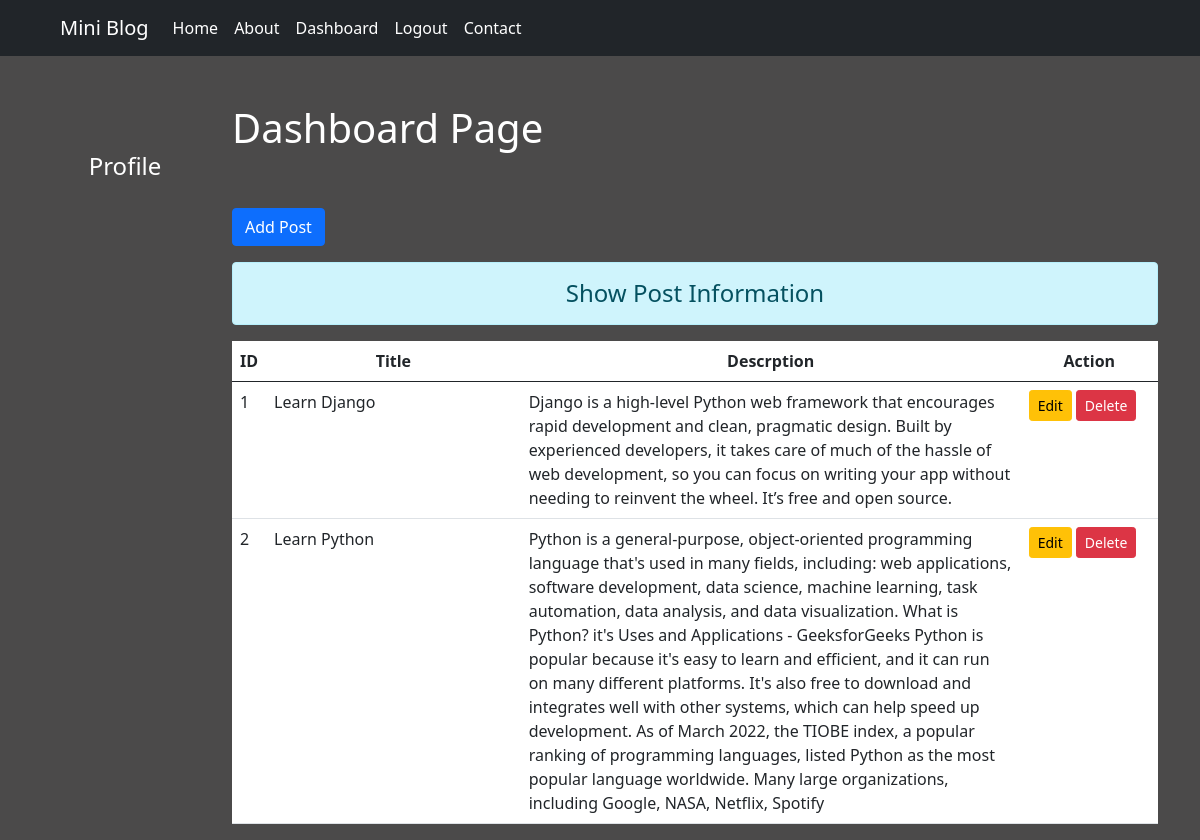
The page /dashboard/ (signed in) on the database its author committed.
### BlogApp/models.py (models this page shows)
class Post(models.Model):
    id = models.AutoField(primary_key=True)
    title = models.CharField(max_length=70)
    descrption = models.CharField(max_length=700)

### BlogApp/views.py (the view)
# urls.py: path('dashboard/', views.DashboardView,name='dashboard'),
@login_required(login_url='/login/')
def DashboardView(request):
    if request.user.is_authenticated:
        posts = Post.objects.all()
        user = request.user
        full_name = user.get_full_name()
        gps = user.groups.all()
        return render(request, 'dashboard.html',{'posts':posts,'group':gps,'full_name':full_name})
    else:
        return HttpResponseRedirect('/login/')

### BlogApp/templates/dashboard.html (shortened to what this page needs)
{% extends 'base.html' %}
{% load static %}
{% block side %}
<div class="col-sm-2 text-white my-5 text-center">
    <h4 class="my-5">Profile</h4>
</div>
{% endblock %}
{% block content %}
<div class="col-sm-10">
    <h1 class="text-white py-5">Dashboard Page </h1>
    <a href="{% url 'addpost' %}" class="btn btn-primary">Add Post</a>
    <h4 class="text-center alert alert-info mt-3">Show Post Information</h4>
    {% if posts %}
    <table class="table table-hover bg-white">
        <thead>
            <tr class="text-center">
                <th scope="col" style="width: 2%;">ID</th>
                <th scope="col" style="width: 28%;">Title</th>
                <th scope="col" style="width: 55%;">Descrption</th>
                <th scope="col" style="width: 15%;">Action</th>
            </tr>
        </thead>
        <tbody>
            {% for post in posts %}
            <tr>
                <td scope="row">{{post.id}}</td>
                <td>{{post.title}}</td>
                <td>{{post.descrption}}</td>
                <td>
                    <a href="{% url 'updatepost' post.id %}" class="btn btn-warning btn-sm">Edit</a>
                    {% if perms.BlogApp.delete_post %}
                    <a href="{% url 'deletepost' post.id %}" class="btn btn-danger btn-sm">Delete</a>
                    {% endif %}
                </td>
            </tr>
            {% endfor %}
        </tbody>
    </table>
    {% endif %}
</div>
{% endblock %}

### BlogApp/templates/base.html (shortened to what this page needs)
<!doctype html>
{% load static %}
<html lang="en">
  <head>
    <link href="https://cdn.jsdelivr.net/npm/bootstrap@5.0.2/dist/css/bootstrap.min.css"
    rel="stylesheet"
>
    <link rel="stylesheet" href="{% static 'css/style.css' %}">
  </head>
  <body>
    {% include 'navbar.html' %}
   <div class="container-fluid">
    <div class="container">
        <div class="row">
            {% block side %}
            {% endblock %}
            {% block content %}
            {% endblock %}
        </div>
    </div>
   </div>
  </body>
</html>

### BlogApp/templates/navbar.html (shortened to what this page needs)
<nav class="navbar navbar-expand-lg navbar-dark bg-dark">
    <div class="container-fluid mx-5">
      <a class="navbar-brand" href="/">Mini Blog</a>
      <div class="collapse navbar-collapse" id="navbarSupportedContent">
        <ul class="navbar-nav me-auto mb-2 mb-lg-0 ">
          <li class="nav-item">
            <a class="nav-link active" aria-current="page" href="{% url 'home' %}">Home</a>
          </li>
          <li class="nav-item">
            <a class="nav-link active" href="{% url 'about' %}">About</a>
          </li>
          {% if request.user.is_authenticated %}
          <li class="nav-item">
            <a class="nav-link active" href="{% url 'dashboard' %}">Dashboard</a>
          </li>
          {% endif %}
          <li class="nav-item">
            <a class="nav-link active" href="{% url 'logout' %}">Logout</a>
          </li>
          <li class="nav-item">
            <a class="nav-link active" href="{% url 'contact' %}">Contact</a>
          </li>
        </ul>
      </div>
    </div>
  </nav>

### BlogApp/static/css/style.css (style rules this page uses)
* { box-sizing: border-box; }
html, body { width: 100%; height: 100%; background-color: rgb(75, 74, 74) !important; color: antiquewhite; }

### rows shown on the page
Post: id "1", title "Learn Django", descrption "Django is a high-level Python web framework that encourages rapid development and clean, pragmatic design. Built by experienced developers, it takes care of much of the hassle of web development, so you can focus on writing your app without needing to reinvent the wheel. It’s free and open source."
Post: id "2", title "Learn Python", descrption "Python is a general-purpose, object-oriented programming language that's used in many fields, including: web applications, software development, data science, machine learning, task automation, data analysis, and data visualization. What is Python? it's Uses and Applications - GeeksforGeeks Python is popular because it's easy to learn and efficient, and it can run on many different platforms. It's also free to download and integrates well with other systems, which can help speed up development. As of March 2022, the TIOBE index, a popular ranking of programming languages, listed Python as the most popular language worldwide. Many large organizations, including Google, NASA, Netflix, Spotify"
